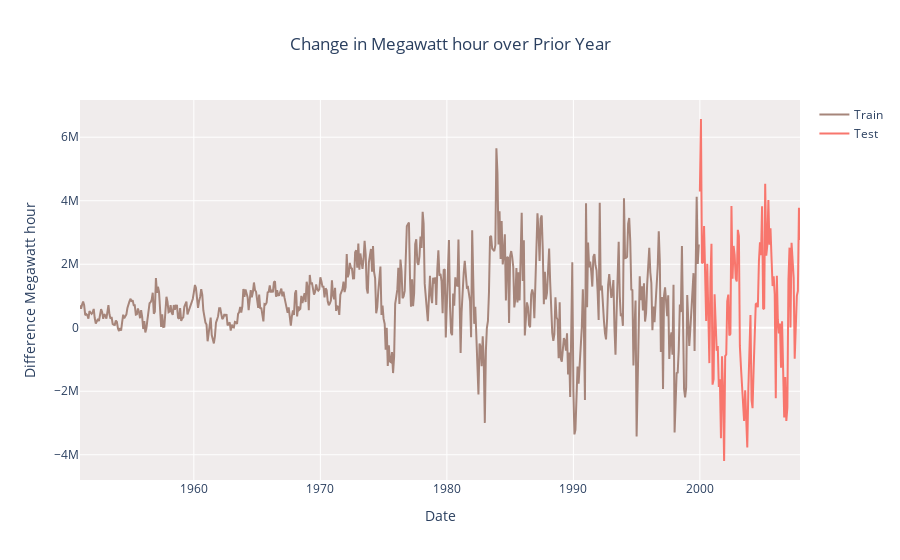

This figure's notebook cell:
### Code cell
fig = go.Figure()
fig.add_trace(go.Scatter(x=train.index, y=train, mode='lines', line_color='#A6857A', name="Train"))
fig.add_trace(go.Scatter(x=test.index, y=test, mode='lines',line_color='#F8766D', name="Test"))
fig.update_layout(
    yaxis_title="Difference Megawatt hour", 
    xaxis_title="Date",
    title="Change in Megawatt hour over Prior Year",
    title_x=0.5
)
fig.update_layout(plot_bgcolor='#F0ECEC')
fig.show()
